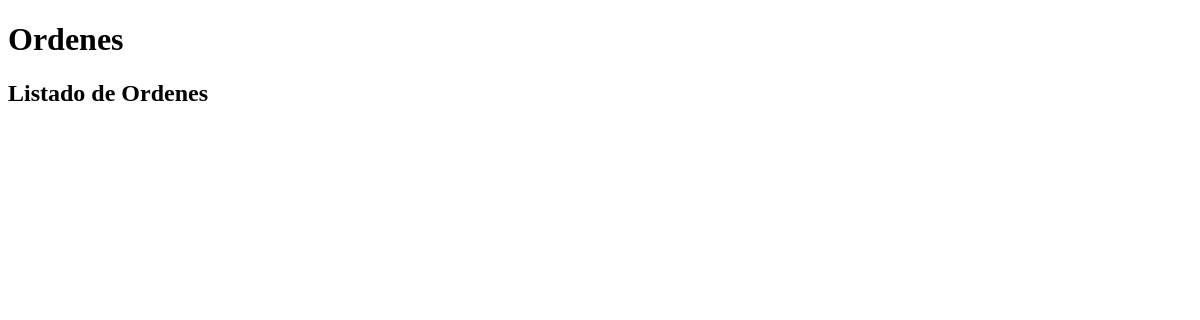
The page /list/ on the database as committed earlier.
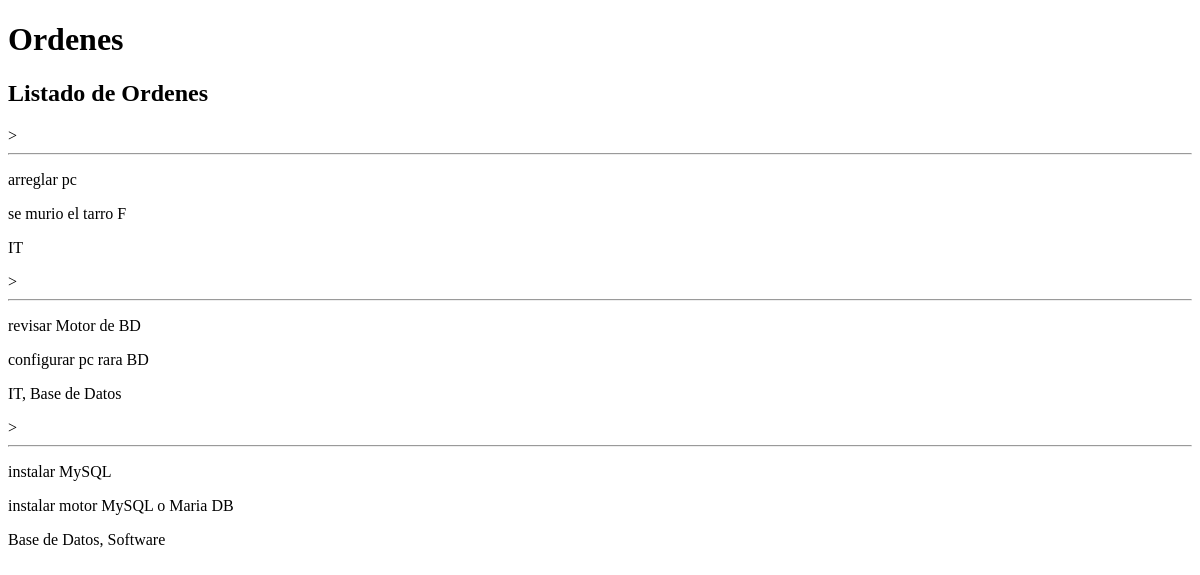
The same page on the database as committed later.
### ot/models.py (models this page shows, shortened)
class MakeOrder(models.Model):
    header=models.CharField(max_length=30, verbose_name="Titulo")
    detail=models.TextField(verbose_name="Detalle")
    published=models.DateTimeField(default=now,
                                   verbose_name="F.Orden")
    image=models.ImageField(upload_to="ordenIMG",
                            null=True,blank=True,
                            verbose_name="Imagen")
    author=models.ForeignKey(User,on_delete=models.CASCADE,
                             verbose_name="Autor")
    categories=models.ManyToManyField(Category, verbose_name="Categorias")
    created=models.DateTimeField(auto_now_add=True,
                                 verbose_name="F.creacion")
    updated=models.DateTimeField(auto_now=True,
                                 verbose_name="F.Actualizacion")
    class Meta():
        verbose_name="Orden"
        verbose_name_plural="Ordenes"

class Category(models.Model):
    name=models.CharField(max_length=50,
                          verbose_name="Nombre Categoria")
    created=models.DateTimeField(auto_now_add=True,
                                 verbose_name="F.creacion")
    updated=models.DateTimeField(auto_now=True,
                                 verbose_name="F.Actualizacion")
    class Meta():
        verbose_name="Categoria"
        verbose_name_plural="Categorias"
    def __str__(self):
        return self.name

### ot/views.py (the view)
# urls.py: path('list/',views_ot.myorder,
def myorder(request):
    makeorder=MakeOrder.objects.all()
    return render(request,"ot/listaOrdenes.html",{'makeorder':makeorder})

### ot/templates/ot/listaOrdenes.html (shortened to what this page needs)
{% extends 'ot/base.html' %}
{% block content %}
<h2>Listado de Ordenes</h2>
{% for n in makeorder %}
><hr>
<p>{{n.header}}</p>
<p>{{n.detail}}</p>
<p>{{n.categories.all|join:", "}}</p>
{% endfor%}
{% endblock %}

### ot/templates/ot/base.html (shortened to what this page needs)
<!DOCTYPE html>
<html lang="en">
<head>
</head>
<body>
    <h1> Ordenes</h1>
    {% block content %}
    {% endblock %}
</body>
</html>

Rows that differ between the two databases and show on the page:
added MakeOrder: header "arreglar pc", detail "se murio el tarro F", categories.all "IT"
added MakeOrder: header "revisar Motor de BD", detail "configurar pc rara BD", categories.all "IT, Base de Datos"
added MakeOrder: header "instalar MySQL", detail "instalar motor MySQL o Maria DB", categories.all "Base de Datos, Software"
